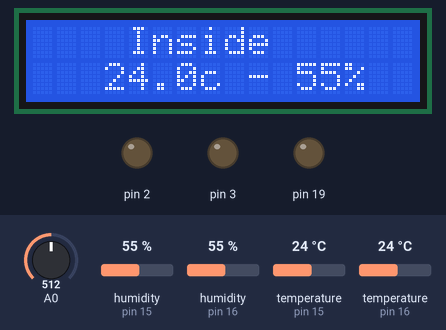
Bench run of a sketch on a simulated Arduino Uno, built with avr-gcc and run on an emulated ATmega328P. Shown: 16×2 character LCD, output pins drawn as LEDs (lit = HIGH). Inputs (shaded band) come from the test bench; at power-on: A0 = 512, humidity (sensors on pin 15, pin 16) 55 %, temperature (sensors on pin 15, pin 16) 24 °C.

Above: at 1.2 s.
1.3 s: A0 set to 716
At 3.6 s:
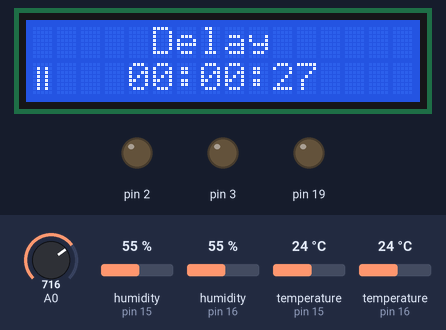
5.2 s: A0 set to 414
At 5.49 s:
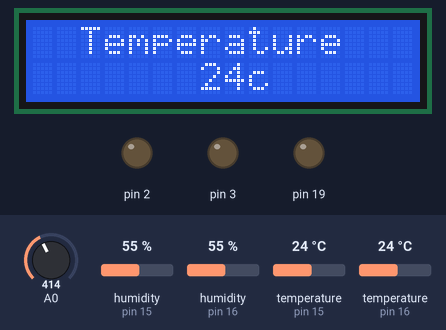
9.0 s: A0 set to 389
At 10.4 s:
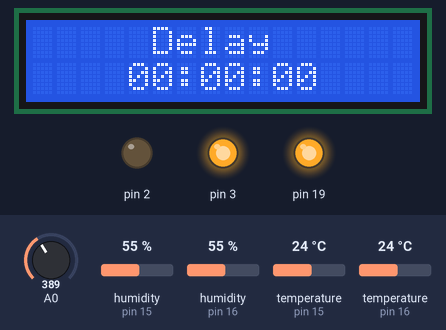
12.7 s: A0 set to 217
18.2 s: A0 set to 187
At 18.41 s:
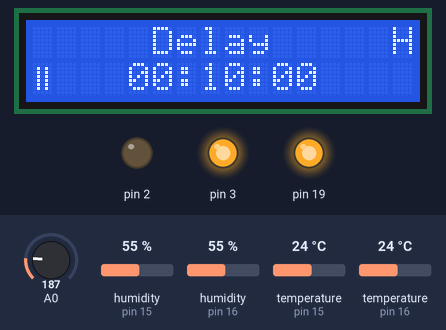
20.3 s: A0 set to 64
21.8 s: A0 set to 55
At 22.11 s:
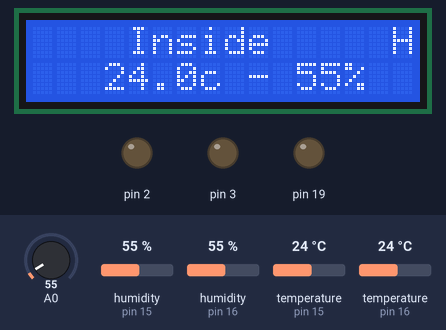
Timing chart, 0 to 24.8 s (numbered marks = the images above; inputs shaded):
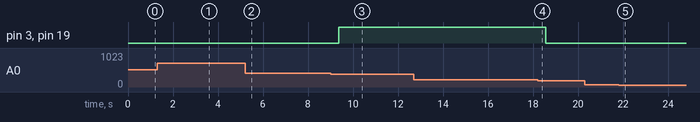

The sketch:

Fermenter.ino
```cpp
/*
*/

#ifndef  _DEBUG
//#define _DEBUG
#endif // ! _DEBUG

#include "Peltier.h"

//Libraries
#include <LiquidCrystal.h>
#include <DHT_U.h>
#include "LcdKeypad.h"
#include "Peltier.h"

#ifndef DPRINT
#ifdef _DEBUG    //Macros are usually in all capital letters.
#define DPRINT(...)    Serial.print(__VA_ARGS__)     //DPRINT is a macro, debug print
#define DPRINTLN(...)  Serial.println(__VA_ARGS__)   //DPRINTLN is a macro, debug print with new line
#else
#define DPRINT(...)     //now defines a blank line
#define DPRINTLN(...)   //now defines a blank line
#endif
#endif

#define  INSIDE_SCREEN 0
#define  OUTSIDE_SCREEN 1
#define  TEMP_SCREEN 2
#define  DELAY_SCREEN 3

#define  INSIDE_DHT 0
#define  OUTSIDE_DHT 1

// functional connections

#define LPWM 2
#define RPWM 3
#define COOLERS 19

#define SCREEN_UPDATE_RATE 300
#define TEMP_MIN_LIMIT 12
#define TEMP_MAX_LIMIT 35

#define TEMP_RANGE 1

//Constants
// Initialize DHT sensor for normal 16mhz Arduino
DHT dhtIn(16, DHT22);
DHT dhtOut(15, DHT22);

LcdKeypad lcd(0);
Peltier peltier(RPWM, LPWM, COOLERS);

int currentScreen = 0;
char* screenTitles[5];
float currentTemp[2];
int currentHum[2];

int tempMin = 24;
int tempMax = 25;

unsigned long lastOutput = 0;
unsigned long lastScreenUpd = 0;
unsigned long delaySecs = 30;

void setup() {

	Serial.begin(9600);
	DPRINTLN("Setup init.");

	//pinMode(11, OUTPUT);
	//digitalWrite(11, HIGH);

	screenTitles[INSIDE_SCREEN] = "    Inside      ";
	screenTitles[OUTSIDE_SCREEN] = "    Outside     ";
	screenTitles[TEMP_SCREEN] = "  Temperature   ";
	screenTitles[DELAY_SCREEN] = "     Delay      ";

	dhtIn.begin();
	dhtOut.begin();
	lcd.setup();
	peltier.setup();

	setScreen(INSIDE_SCREEN);

	DPRINTLN("Setup complete.");
}

void loop() {

	// read temperature and humidity.
	readSensors();

	// read input and process user input.
	processUserInput();

	// turn petier on or off.
	togglePeltier();

	// refresh screen.
	updateScreen(false);

	// execute every 1000ms aprox
	if (millis() - lastOutput > 1000) {
		lastOutput += 1000;

		// code here is executed every 1s.

		// updates timer
		unsigned long prev = delaySecs;
		delaySecs = delaySecs <= 0 ? 0 : delaySecs - 1;

		if (delaySecs == 0 && prev > 0) {
			setScreen(INSIDE_SCREEN);
		}
	}

}

void processUserInput()
{
	int x = lcd.readValue();

	lcd.autoToggleBacklight();

	if (lcd.isRightPressed()) {
		DPRINT("Rigth ");
		setScreen(++currentScreen);
	}
	else if (lcd.isLeftPressed()) {
		DPRINT("Left ");
		setScreen(--currentScreen);
	}
	else if (lcd.isSelectPressed()) {
		DPRINT("Select ");
		setScreen(delaySecs > 0 ? DELAY_SCREEN : INSIDE_SCREEN);
	}
	else if (lcd.isUpPressed()) {
		if (currentScreen == TEMP_SCREEN) {
			tempMin = tempMin >= TEMP_MAX_LIMIT ? TEMP_MAX_LIMIT : tempMin + 1;
			tempMax = tempMin + TEMP_RANGE;

			DPRINT("Up -");
			DPRINT(" Screen ");
			DPRINT(currentScreen);
			DPRINT(" - Temp Min:");
			DPRINT(tempMin);
			DPRINT(" - Temp Max:");
			DPRINTLN(tempMax);
		}

		if (currentScreen == DELAY_SCREEN) {
			long maxDelay = 10 * 60 * 60; //10h
			long increment = 600;// 10min
			delaySecs = delaySecs + increment >= maxDelay ? maxDelay : delaySecs += increment;
		}

		updateScreen(true);
	}
	else if (lcd.isDownPressed()) {
		if (currentScreen == TEMP_SCREEN) {
			tempMin = tempMin <= TEMP_MIN_LIMIT ? TEMP_MIN_LIMIT : tempMin - 1;
			tempMax = tempMin + TEMP_RANGE;

			DPRINT("Down -");
			DPRINT(" Screen ");
			DPRINT(currentScreen);
			DPRINT(" - Temp Min:");
			DPRINT(tempMin);
			DPRINT(" - Temp Max:");
			DPRINTLN(tempMax);
		}

		if (currentScreen == DELAY_SCREEN) {
			delaySecs = delaySecs <= 60 ? 0 : delaySecs - 60;
		}

		updateScreen(true);
	}

	// prevent multi changes for keeping pressed.
	if (lcd.isAnyPressed())
	{
		delay(300);
	}
}

void readSensors()
{
	currentTemp[INSIDE_DHT] = dhtIn.readTemperature();
	currentTemp[OUTSIDE_DHT] = dhtOut.readTemperature();

	currentHum[INSIDE_DHT] = dhtIn.readHumidity();
	currentHum[OUTSIDE_DHT] = dhtOut.readHumidity();
}

void setScreen(int screenNumber) {

	if (screenNumber < INSIDE_SCREEN) {
		screenNumber = DELAY_SCREEN;
	}
	else if (screenNumber > DELAY_SCREEN) {
		screenNumber = INSIDE_SCREEN;
	}

	lcd.setCursor(0, 0);
	lcd.print(screenTitles[screenNumber]);
	currentScreen = screenNumber;

	DPRINT("Changed to Screen ");
	DPRINTLN(screenNumber);

	updateScreen(true);
}

void updateScreen(bool force)
{
	if (force || millis() - lastScreenUpd > 0)
	{
		lastScreenUpd += 300;

		switch (currentScreen)
		{
		case INSIDE_SCREEN:
			printTemp(currentTemp[INSIDE_DHT], currentHum[INSIDE_DHT]);
			break;
		case OUTSIDE_SCREEN:
			printTemp(currentTemp[OUTSIDE_DHT], currentHum[OUTSIDE_DHT]);
			break;
		case TEMP_SCREEN:
			printTemp();
			break;
		case DELAY_SCREEN:
			printDelay();
		default:
			break;
		}

		lcd.setCursor(15, 0);
		char* pstate =
			peltier.isHot() ? "H" :
			peltier.isCold() ? "C" : " ";
		lcd.print(pstate);
	}

	blinkPeltierState();
}

void printDelay()
{
	char buff[16];
	char strHs[2];
	char strMin[2];

	lcd.setCursor(1, 1);

	int hs = 0;
	int min = 0;
	int sec = 0;

	if (delaySecs > 0)
	{
		hs = delaySecs / 60 / 60;
		min = delaySecs / 60 - hs * 60;
		sec = delaySecs - hs * 60 * 60 - min * 60;
	}

	sprintf(buff, "   %02d:%02d:%02d  ", hs, min, sec);

	lcd.print(buff);
}

void printTemp()
{
	char buff[16];

	lcd.setCursor(1, 1);

	sprintf(buff, "      %dc     ", tempMin);

	lcd.print(buff);
}

void printTemp(float temp, int hum)
{
	char buff1[16];
	char buff2[16];
	lcd.setCursor(1, 1);

	sprintf(buff1, "  %sc - %2d%%   ", f(buff2, temp), hum);

	lcd.print(buff1);
}

void togglePeltier()
{
	int state = peltier.getCurrentState();
	if (delaySecs > 0) {
		state = peltier.PELTIER_OFF;
	}
	else if (currentTemp[OUTSIDE_DHT] <= tempMin &&
		currentTemp[INSIDE_DHT] <= tempMin)
	{
		// HOT mode. temperature outside is lower than the minTem
		//			 needs to raise the temp.

		// Turn on when the inner temperature is lower or equal to minTemp
		state = peltier.PELTIER_HOT;
	}
	else if (
		currentTemp[OUTSIDE_DHT] >= tempMax &&
		currentTemp[INSIDE_DHT] >= tempMax)
	{
		// COLD mode. temperature outside is higher than the maxTem
		//			 needs to lower the temp.

		// only want to turn on when the inner temperature
		// is higher or equal than maxTemp
		state = peltier.PELTIER_COLD;
	}
	else if (
		currentTemp[OUTSIDE_DHT] > tempMin && currentTemp[OUTSIDE_DHT] < tempMax || //outside in range
		currentTemp[OUTSIDE_DHT] > tempMax && currentTemp[INSIDE_DHT] <= tempMin || //outside hot inside in bottom
		currentTemp[OUTSIDE_DHT] < tempMin && currentTemp[INSIDE_DHT] >= tempMax)	//outside cold inside in top
	{
		// else when the outside temp is between the min and max temp, then the peltier is no needed.
		//      when the outside temp is above max temp, and inside is below min, shut down peltier.
		//		when the outside temp is below min temp, and inside is above max, shut down peltier.
		state = peltier.PELTIER_OFF;
	}

	// else no change.

	peltier.turn(state);
}


void blinkPeltierState()
{
	unsigned long hsecs = millis() / 500;
	if (hsecs % 3 == 0)
	{
		if (delaySecs > 0)
		{
			lcd.printPause(0, 1);
			return;
		}
		if (peltier.getCurrentState() == peltier.PELTIER_HOT)
		{
			lcd.printArrowUp(0, 1);
			return;
		}
		else if (peltier.getCurrentState() == peltier.PELTIER_COLD)
		{
			lcd.printArrowDown(0, 1);
			return;
		}
	}

	lcd.printEmpty(0, 1);
}

char* f(char* buffer, float value)
{
	int integerPart = value;
	int decimalPart = (value - integerPart) * 10;

	sprintf(buffer, "%d.%d", integerPart, decimalPart);;

	return buffer;
}
```

Peltier.cpp
```cpp
//
//
//
#ifndef  _DEBUG
//#define _DEBUG
#endif // ! _DEBUG

#include "Peltier.h"

#ifndef DPRINT
#ifdef _DEBUG    //Macros are usually in all capital letters.
#define DPRINT(...)    Serial.print(__VA_ARGS__)     //DPRINT is a macro, debug print
#define DPRINTLN(...)  Serial.println(__VA_ARGS__)   //DPRINTLN is a macro, debug print with new line
#else
#define DPRINT(...)     //now defines a blank line
#define DPRINTLN(...)   //now defines a blank line
#endif // !DPRINT
#endif


Peltier::Peltier(unsigned int rpwm, unsigned int lpwm, unsigned int coolers)
{
	this->rpwm = rpwm;
	this->lpwm = lpwm;
	this->coolers = coolers;
}

void Peltier::setup()
{
	pinMode(this->rpwm, OUTPUT);
	pinMode(this->lpwm, OUTPUT);
	pinMode(this->coolers, OUTPUT);

	digitalWrite(this->rpwm, LOW);
	digitalWrite(this->lpwm, LOW);
	digitalWrite(this->coolers, LOW);

}

// Tries to set the Peltier state, prevent hot to cold and vice-versa sudden changes.
// use getCurrentState to determine whether the state was correclty set.
void Peltier::turn(unsigned short state)
{
	if (this->currentState != state)
	{

		int previousState = this->currentState;

		if (state == PELTIER_HOT)
		{
			if (this->isCold()) {
				this->currentState = PELTIER_OFF;
			}
			else {
				DPRINTLN("Peltier canged state to HOT");
				this->currentState = state;
				this->physicalState = state;
				this->millisSincePhysicalState = millis();
			}
		}
		else if (state == PELTIER_COLD)
		{
			if (this->isHot()) {
				this->currentState = PELTIER_OFF;
			}
			else {
				DPRINTLN("Peltier canged state to COLD");
				this->currentState = state;
				this->physicalState = state;
				this->millisSincePhysicalState = millis();
			}
		}
		else
		{
			DPRINTLN("Peltier canged state to OFF");
			this->currentState = PELTIER_OFF;
			this->millisSincePhysicalState = millis();
		}
	}

	this->updatePhysicalState();
}

// returns a value indicating wether the the peliter is Cold.
// Retains the value after a period of time after it is turned off.
bool Peltier::isCold()
{
	long diff = millis() - this->millisSincePhysicalState;
	return
		this->currentState == PELTIER_COLD && diff >= CONSIDER_PHYSICAL_STATE ||
		this->currentState != PELTIER_COLD &&
		this->physicalState == PELTIER_COLD &&
		diff <= RETAIN_PHYSICAL_STATE;
}

// returns a value indicating wether the the peliter is Hot.
// Retains the value after a period of time after it is turned off.
bool Peltier::isHot()
{
	long diff = millis() - this->millisSincePhysicalState;
	return
		this->currentState == PELTIER_HOT && diff >= CONSIDER_PHYSICAL_STATE ||
		this->currentState != PELTIER_HOT &&
		this->physicalState == PELTIER_HOT &&
		diff <= RETAIN_PHYSICAL_STATE;
}

unsigned short Peltier::getCurrentState() {
	return this->currentState;
}

// private method to change turn hot, cold and off the peltier.
// sudden changes are handled by public method turn().
void Peltier::updatePhysicalState()
{
	if (this->currentState == PELTIER_HOT)
	{
		digitalWrite(this->lpwm, LOW);
		digitalWrite(this->rpwm, HIGH);
		digitalWrite(this->coolers, HIGH);
	}
	else if (this->currentState == PELTIER_COLD)
	{
		digitalWrite(this->lpwm, HIGH);
		digitalWrite(this->rpwm, LOW);
		digitalWrite(this->coolers, HIGH);
	}
	else
	{
		digitalWrite(this->lpwm, LOW);
		digitalWrite(this->rpwm, LOW);
		digitalWrite(this->coolers, LOW);
	}
}
```

Peltier.h
```cpp
// Peltier.h

#ifndef _PELTIER_h
#define _PELTIER_h

#include "arduino.h"

class Peltier {
public:
	const unsigned short PELTIER_OFF = 0;
	const unsigned short PELTIER_HOT = 1;
	const unsigned short PELTIER_COLD = 2;
	Peltier(unsigned int rpwm, unsigned int lpwm, unsigned int coolers);
	void turn(unsigned short state);
	bool isHot();
	bool isCold();
	void setup();
	unsigned short getCurrentState();
private:
	const unsigned int RETAIN_PHYSICAL_STATE = 10000;
	const unsigned int CONSIDER_PHYSICAL_STATE = 5000;
	unsigned int rpwm;
	unsigned int lpwm;
	unsigned int coolers;
	unsigned short physicalState;
	unsigned short currentState;
	unsigned long millisSincePhysicalState;
	void updatePhysicalState();
};
#endif
```

LcdKeypad.cpp
```cpp
/*
  Controls.cpp
*/

#include "Arduino.h"
#include "LcdKeypad.h"

#define SafeBLon(pin) pinMode(pin, INPUT)
#define SafeBLoff(pin) pinMode(pin, OUTPUT)
#define CharUp byte(0)
#define CharDown byte(1)
#define CharPause byte(2)

byte charUp[8] = {
  B00100,
  B01110,
  B11111,
  B00100,
  B00100,
  B00100,
  B00100,
  B00000,
};

byte charDown[8]
{
  B00000,
  B00100,
  B00100,
  B00100,
  B00100,
  B11111,
  B01110,
  B00100,
};

byte charPause[8]
{
  B00000,
  B01010,
  B01010,
  B01010,
  B01010,
  B01010,
  B01010,
  B00000,
};

LcdKeypad::LcdKeypad(int dummy) {

	this->lcd = new LiquidCrystal(pin_RS, pin_EN, pin_d4, pin_d5, pin_d6, pin_d7);

	pinMode(pin_a0, INPUT);

}

bool LcdKeypad::isRightPressed() {
	return this->value < 60;
}

bool LcdKeypad::isUpPressed() {
	return this->value >= 60 && this->value < 200;
}

bool LcdKeypad::isDownPressed() {
	return this->value >= 200 && this->value < 400;
}

bool LcdKeypad::isLeftPressed() {
	return this->value >= 400 && this->value < 600;
}

bool LcdKeypad::isSelectPressed() {
	return this->value >= 600 && this->value < 800;
}

bool LcdKeypad::isAnyPressed() {
	return this->value < 800;
}

int LcdKeypad::readValue() {
	this->value = analogRead(A0);
	return this->value;
}

void LcdKeypad::backlightOn() {
	this->blTrunedOn = millis();
	SafeBLon(pin_BL);
}

void LcdKeypad::backlightOff() {
	this->blTrunedOn = 0;
	SafeBLoff(pin_BL);
}

void LcdKeypad::autoToggleBacklight() {
	if (this->isAnyPressed())
	{
		this->backlightOn();
	}
	else if (this->blTrunedOn > 0 && millis() - this->blTrunedOn > backlightTimeout) {
		this->backlightOff();
	}
}

void LcdKeypad::setup() {
	this->lcd->createChar(CharUp, charUp);
	this->lcd->createChar(CharDown, charDown);
	this->lcd->createChar(CharPause, charPause);
	this->lcd->begin(16, 2);
}

void LcdKeypad::setCursor(int x, int y) {
	this->lcd->setCursor(x, y);
}

void LcdKeypad::print(char* value) {
	this->lcd->print(value);
}

void LcdKeypad::print(int value) {
	this->lcd->print(value);
}

void LcdKeypad::print(float value) {
	this->lcd->print(value);
}

void LcdKeypad::printArrowUp(int x, int y) {
	this->setCursor(x, y);
	this->lcd->write(CharUp);
}

void LcdKeypad::printArrowDown(int x, int y) {
	this->setCursor(x, y);
	this->lcd->write(CharDown);
}

void LcdKeypad::printPause(int x, int y) {
	this->setCursor(x, y);
	this->lcd->write(CharPause);
}

void LcdKeypad::printEmpty(int x, int y) {
	this->setCursor(x, y);
	this->lcd->print(' ');
}
```

Lcdkeypad.h
```cpp
/*
  Controls.h - Library for controlling 5 analog input button.
*/
#ifndef LcdKeypad_h
#define LcdKeypad_h

#include "Arduino.h"
#include <LiquidCrystal.h>

class LcdKeypad{
  public:
    LcdKeypad(int dummy);
    void setup();
    void setCursor(int x, int y);
    void print(char* value);
    void print(int value);
    void print(float value);
    bool isRightPressed();
    bool isUpPressed();
    bool isDownPressed();
    bool isLeftPressed();
    bool isSelectPressed();
    bool isAnyPressed();
    int readValue();
    void backlightOn();
    void backlightOff();
    void autoToggleBacklight();
    void printArrowUp(int x, int y);
    void printArrowDown(int x, int y);
    void printPause(int x, int y);
    void printEmpty(int x, int y);
  private:
    //LCD pin to Arduino
    const int pin_a0 = 0;
    const int pin_RS = 8;
    const int pin_EN = 9;
    const int pin_d4 = 4;
    const int pin_d5 = 5;
    const int pin_d6 = 6;
    const int pin_d7 = 7;
    const int pin_BL = 10;
    int value;
    const unsigned int backlightTimeout = 60000;
    unsigned long blTrunedOn;
    LiquidCrystal *lcd;
};

extern LcdKeypad lcdKeypad;

#endif
```

Measured:
- the behaviour switches between 400 and 399 on A0 (found by bisection; images 2 and 3)
- the behaviour switches between 200 and 199 on A0 (found by bisection; images 3 and 4)
- the behaviour switches between 60 and 59 on A0 (found by bisection; images 4 and 5)
- after the input at 5.2 s, the display: changes after 0.14 s (image 2)
- after the input at 9.0 s, pin 3, pin 19: LOW → HIGH after 0.36 s
- after the input at 18.2 s, pin 3, pin 19: HIGH → LOW after 0.37 s; the display: first differs from a run without the input after 0.07 s (image 4)
- after the input at 21.8 s, the display: changes after 0.16 s (image 5)
